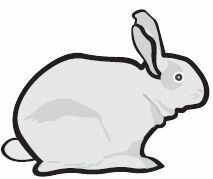
%> input picture matlab_tools/immature_rabbit.png, 213 x 179 px
$ octave rabbits.m   (GNU Octave 9; MATLAB toolbox functions it lacks are replaced by stand-ins)
%> lines starting %> are read from the running program, lines starting %| are printed output that depends on the picture
clear
clc
close all

drab = double(imread('immature_rabbit.png'));
[rows, cols, ~] = size(drab);
%> rows = 179; cols = 213
drab = (drab(1:rows, 1:cols,1) ...
      + drab(1:rows, 1:cols,2) ...
      + drab(1:rows, 1:cols,3)) / 3;
%> drab: size 179x213 double
rab = uint8(drab);
image(rab)
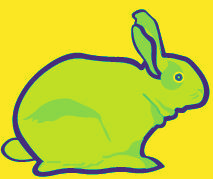
%> displayed picture: size 179x213x3, on the screen's scale of 0 to 255; mean R, G, B 202.1, 210.4, 47.9
nr = rows*4;
%> nr = 716
nc = cols*4;
%> nc = 852
new_rab = zeros(nr, nc) + 255;
new_rab(1:rows, 1:cols) = rab;
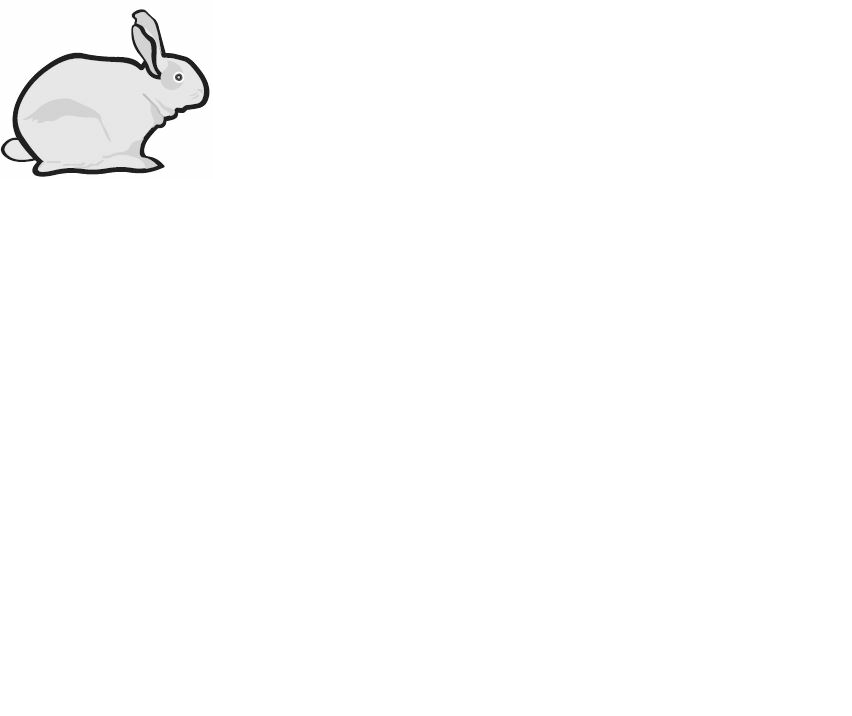
%> new_rab: size 716x852 double; min 4, max 255, mean 253
imshow(rab)
figure
% [16 lines of commented-out code are left out]
imshow(new_rab)
% imwrite(new_rab, 'rabbits.jpg');
